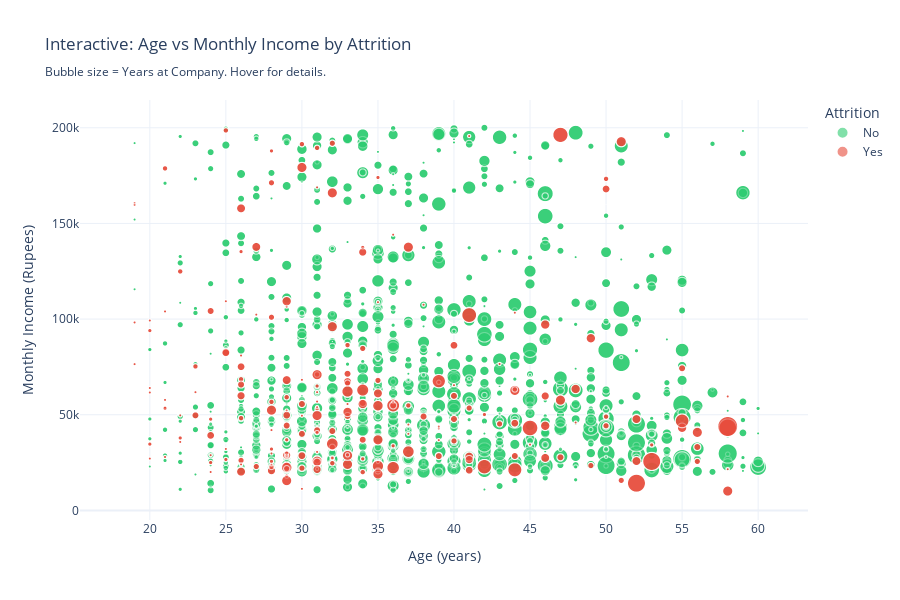

Write notebook code for a chart like this one.
### Markdown cell above
## Section 5b: Interactive Exploration (Plotly)

Interactive scatter plot to explore the relationship between key features, salary, and attrition.

### Code cell
# ==============================================================================
# INTERACTIVE PLOT — Plotly (Age vs Income vs Attrition)
# ==============================================================================

import plotly.express as px

fig = px.scatter(
    df,
    x="Age",
    y="MonthlyIncome",
    color="Attrition",
    size="YearsAtCompany",
    hover_data=["JobRole", "Department", "JobLevel", "DistanceFromHome"],
    color_discrete_map={"No": "#2ecc71", "Yes": "#e74c3c"},
    opacity=0.6,
    title="Interactive: Age vs Monthly Income by Attrition<br><sub>Bubble size = Years at Company. Hover for details.</sub>",
    labels={"MonthlyIncome": "Monthly Income (Rupees)", "Age": "Age (years)"},
)

fig.update_layout(
    template="plotly_white",
    width=900,
    height=600,
    legend_title_text="Attrition",
)

fig.write_html(f"{OUTPUT_DIR}/eda_interactive_scatter.html")
fig.show()

print(f"Interactive plot saved to {OUTPUT_DIR}/eda_interactive_scatter.html")

### Figure 1 — Plotly figure (JSON) as saved in the notebook; plotly's stock layout.template omitted (floating-point values rounded to 4 significant figures; data arrays with more than 128 entries replaced by an {"elided": "..."} marker saying what was removed)
{"data": [{"customdata": {"elided": "3699x4 mixed values"}, "hovertemplate": "Attrition=No<br>Age (years)=%{x}<br>Monthly Income (Rupees)=%{y}<br>YearsAtCompany=%{marker.size}<br>JobRole=%{customdata[0]}<br>Department=%{customdata[1]}<br>JobLevel=%{customdata[2]}<br>DistanceFromHome=%{customdata[3]}<extra></extra>", "legendgroup": "No", "marker": {"color": "#2ecc71", "opacity": 0.6, "size": {"elided": "3699 int values"}, "sizemode": "area", "sizeref": 0.1, "symbol": "circle"}, "mode": "markers", "name": "No", "showlegend": true, "x": {"elided": "3699 int values"}, "xaxis": "x", "y": {"elided": "3699 int values"}, "yaxis": "y", "type": "scattergl"}, {"customdata": {"elided": "711x4 mixed values"}, "hovertemplate": "Attrition=Yes<br>Age (years)=%{x}<br>Monthly Income (Rupees)=%{y}<br>YearsAtCompany=%{marker.size}<br>JobRole=%{customdata[0]}<br>Department=%{customdata[1]}<br>JobLevel=%{customdata[2]}<br>DistanceFromHome=%{customdata[3]}<extra></extra>", "legendgroup": "Yes", "marker": {"color": "#e74c3c", "opacity": 0.6, "size": {"elided": "711 int values"}, "sizemode": "area", "sizeref": 0.1, "symbol": "circle"}, "mode": "markers", "name": "Yes", "showlegend": true, "x": {"elided": "711 int values"}, "xaxis": "x", "y": {"elided": "711 int values"}, "yaxis": "y", "type": "scattergl"}], "layout": {"xaxis": {"anchor": "y", "domain": [0.0, 1.0], "title": {"text": "Age (years)"}}, "yaxis": {"anchor": "x", "domain": [0.0, 1.0], "title": {"text": "Monthly Income (Rupees)"}}, "legend": {"title": {"text": "Attrition"}, "tracegroupgap": 0, "itemsizing": "constant"}, "title": {"text": "Interactive: Age vs Monthly Income by Attrition<br><sub>Bubble size = Years at Company. Hover for details.</sub>"}, "width": 900, "height": 600}}
